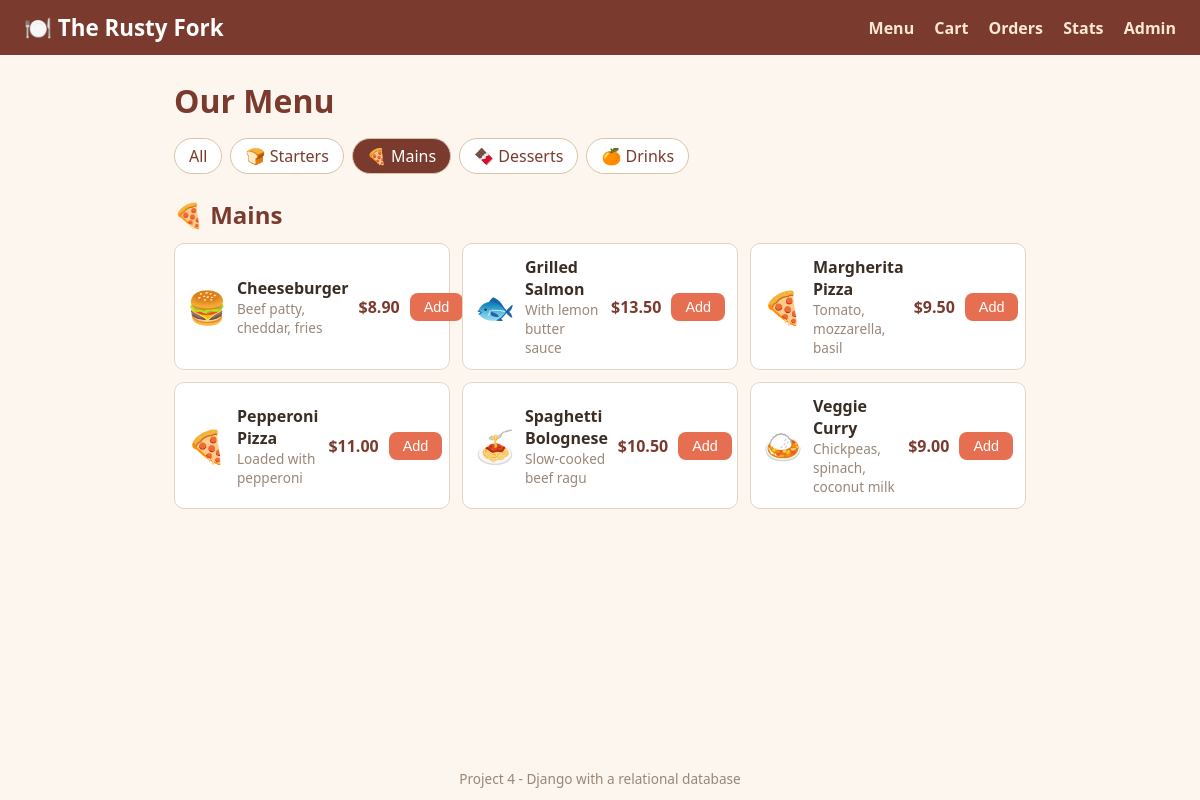
/?cat=2, run on the app's committed database.
### menu/models.py (models this page shows, shortened)
class Category(models.Model):
    name = models.CharField(max_length=50)
    emoji = models.CharField(max_length=10, blank=True)
    order = models.PositiveIntegerField(default=0)
    class Meta:
        ordering = ["order", "name"]
        verbose_name_plural = "Categories"

class MenuItem(models.Model):
    category = models.ForeignKey(
        Category, on_delete=models.CASCADE, related_name="items"
    )
    name = models.CharField(max_length=50)
    description = models.TextField(blank=True)
    price = models.DecimalField(max_digits=6, decimal_places=2)
    emoji = models.CharField(max_length=10, blank=True)
    available = models.BooleanField(default=True)
    class Meta:
        ordering = ["category__order", "name"]

### menu/views.py (the view)
# urls.py: path("", views.menu, name="menu"),
def menu(request):
    selected = request.GET.get("cat")
    items = MenuItem.objects.filter(available=True)
    if selected:
        items = items.filter(category_id=selected)
    categories = Category.objects.all()
    items_by_category = {}
    for category in categories:
        group = [i for i in items if i.category_id == category.id]
        if group:
            items_by_category[category] = group
    return render(request, "menu/menu.html", {
        "categories": categories,
        "items_by_category": items_by_category,
        "selected": selected,
        "cart_count": _cart_count(_cart(request)),
    })

### menu/views.py (called while the page is built)
def _cart(request):
    return request.session.setdefault(CART_KEY, {})

def _cart_count(cart):
    return sum(cart.values())

### menu/templates/menu/menu.html (shortened to what this page needs)
{% extends "base.html" %}
{% block content %}
<h1>Our Menu</h1>
<div class="filters">
    <a href="{% url 'menu' %}" class="{% if not selected %}active{% endif %}">All</a>
    {% for category in categories %}
        <a href="{% url 'menu' %}?cat={{ category.id }}" class="{% if selected == category.id|stringformat:'s' %}active{% endif %}">
            {{ category.emoji }} {{ category.name }}
        </a>
    {% endfor %}
</div>
{% for category, items in items_by_category.items %}
    <section class="category">
        <h2>{{ category.emoji }} {{ category.name }}</h2>
        <div class="items">
            {% for item in items %}
                <div class="item">
                    <span class="emoji">{{ item.emoji }}</span>
                    <div class="info">
                        <h3>{{ item.name }}</h3>
                        <p>{{ item.description }}</p>
                    </div>
                    <div class="price">${{ item.price }}</div>
                    <form method="post" action="{% url 'cart' %}">
                        <button type="submit">Add</button>
                    </form>
                </div>
            {% endfor %}
        </div>
    </section>
{% empty %}
    <p class="empty">No items here yet. Check the admin to add some.</p>
{% endfor %}
{% endblock %}

### menu/static/menu/css/style.css (style rules this page uses)
* { box-sizing: border-box; margin: 0; padding: 0; }
body { font-family: "Segoe UI", Tahoma, sans-serif; background: #fdf6ee; color: #3a2e24; display: flex; flex-direction: column; min-height: 100vh; }
h1 { margin-bottom: 16px; color: #7a3b2e; }
h2 { margin: 24px 0 12px; color: #7a3b2e; }
.filters { display: flex; gap: 8px; flex-wrap: wrap; margin-bottom: 20px; }
.filters a { padding: 6px 14px; background: #fff; border: 1px solid #d8c3a5; border-radius: 999px; color: #7a3b2e; text-decoration: none; }
.filters a.active { background: #7a3b2e; color: #fff; }
.items { display: grid; grid-template-columns: repeat(auto-fill, minmax(260px, 1fr)); gap: 12px; }
.item { background: #fff; border: 1px solid #e5d5c0; border-radius: 10px; padding: 12px; display: flex; align-items: center; gap: 10px; }
.item .emoji { font-size: 2rem; }
.item .info { flex: 1; }
.item h3 { font-size: 1rem; }
.item p { font-size: 0.85rem; color: #9a8778; }
.price { font-weight: bold; color: #7a3b2e; white-space: nowrap; }
button, .button { background: #e76f51; color: #fff; border: none; border-radius: 8px; padding: 6px 14px; cursor: pointer; font-size: 0.9rem; text-decoration: none; display: inline-block; }
a { color: #7a3b2e; }

### data on the page
Category: emoji "🍞", name "Starters"
Category: emoji "🍕", name "Mains"
Category: emoji "🍫", name "Desserts"
Category: emoji "🍊", name "Drinks"
MenuItem: emoji "🍔", name "Cheeseburger", description "Beef patty, cheddar, fries", price "8.90"
MenuItem: emoji "🐟", name "Grilled Salmon", description "With lemon butter sauce", price "13.50"
MenuItem: emoji "🍕", name "Margherita Pizza", description "Tomato, mozzarella, basil", price "9.50"
MenuItem: emoji "🍕", name "Pepperoni Pizza", description "Loaded with pepperoni", price "11.00"
MenuItem: emoji "🍝", name "Spaghetti Bolognese", description "Slow-cooked beef ragu", price "10.50"
MenuItem: emoji "🍛", name "Veggie Curry", description "Chickpeas, spinach, coconut milk", price "9.00"
